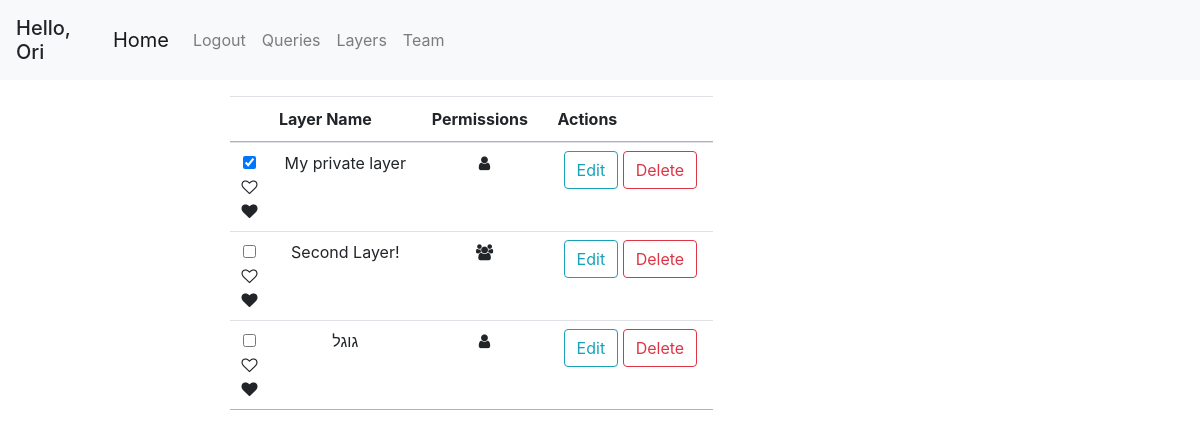
/layers (signed in), run on an earlier commit of the app's database.
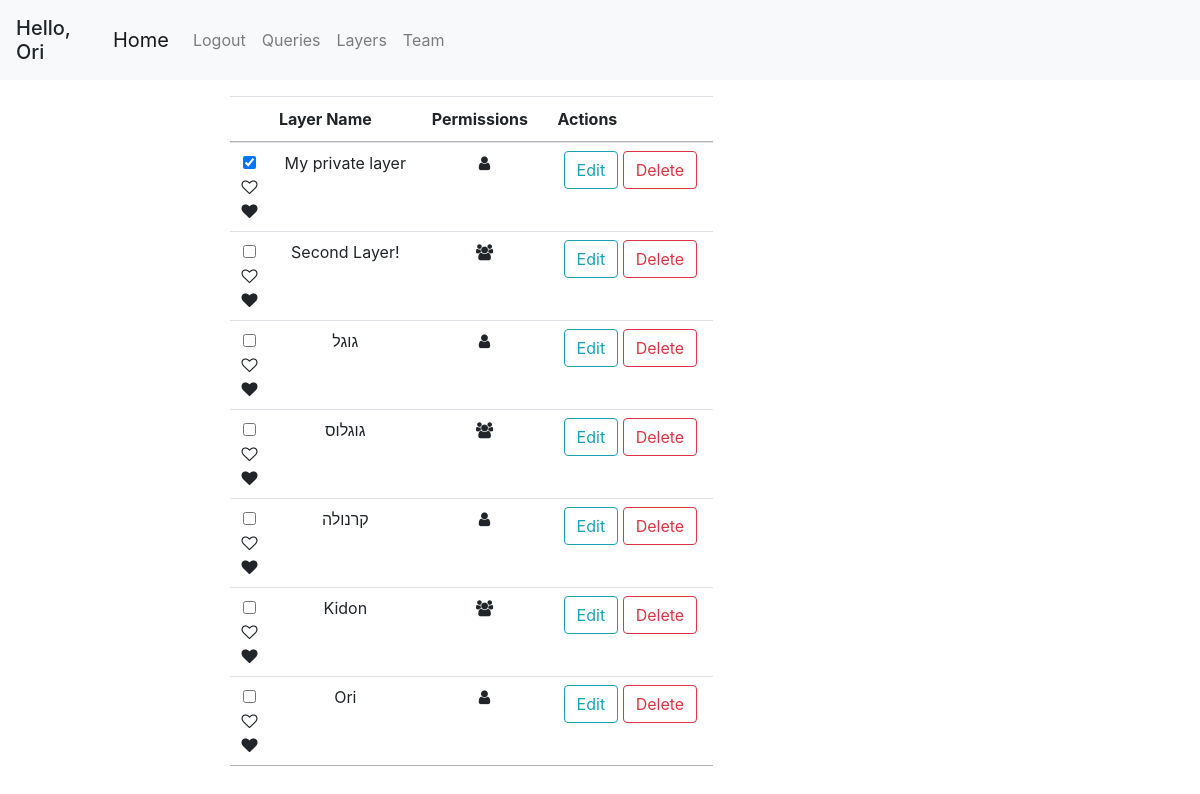
And on a later commit of the database.
### geoportal/models.py (models this page shows, shortened)
class User(db.Model, UserMixin):
    id = db.Column(db.Integer, primary_key=True)
    username = db.Column(db.String(20), unique=True, nullable=False)
    email = db.Column(db.String(120), unique=True, nullable=False)
    first_name = db.Column(db.String(20), nullable=False, default='')
    last_name = db.Column(db.String(20), nullable=False, default='')
    password = db.Column(db.String(60), nullable=False)
    team_id = db.Column(db.Integer, db.ForeignKey('team.id'))
    roles = db.relationship('Role', secondary='user_roles')
    layers = db.relationship('Layer', backref='user', lazy=True)
    queries = db.relationship('Query', backref='user', lazy=True)

class Layer(db.Model):
    id = db.Column(db.Integer, primary_key=True)
    name = db.Column(db.String(100), nullable=False)
    user_id = db.Column(db.Integer, db.ForeignKey('user.id'), nullable=False)
    default_color = db.Column(db.String(20), default='blue')
    only_user = db.Column(db.Boolean, default=True)
    only_team = db.Column(db.Boolean, default=False)
    public = db.Column(db.Boolean, default=False)
    points = db.relationship('Point', backref='layer', lazy=True)
    polygons = db.relationship('Polygon', backref='layer', lazy=True)

### geoportal/mapping/views.py (the view)
@mapping.route('/layers')
@login_required
def get_layers():
    layers = get_allowed_layers()
    return render_template('layers.html', layers=layers, marked_layers=get_favorite_layers())

### geoportal/mapping/utils.py (called while the page is built)
def marked_layers_first(layers):
    return sorted(layers, key=lambda layer: UserMarkedLayer.query.filter(and_(UserMarkedLayer.layer_id == layer.id, UserMarkedLayer.user_id == current_user.id)).first() is not None, reverse=True)

def get_allowed_layers():
    if current_user.is_authenticated:
        layers = Layer.query.all()
        authorized_layers = []
        for layer in layers:
            if (layer.only_team and User.query.get(layer.user_id).team_id == current_user.team_id) or layer.user_id == current_user.id:
                authorized_layers.append(layer)
        layers = authorized_layers
        layers = marked_layers_first(layers)
    else:
        layers = []
    return layers

def get_favorite_layers():
    if current_user.is_authenticated:
        marked_layers = db.session.query(UserMarkedLayer.layer_id).filter_by(user_id=current_user.id).all()
        return [layer[0] for layer in marked_layers]
    return []

### geoportal/models.py (called while the page is built)
@login_manager.user_loader
def load_user(user_id):
    return User.query.get(int(user_id))

### geoportal/templates/layers.html (shortened to what this page needs)
{% extends "base.html" %}
{% block content %}
<div class="col-md-8 mt-3">
    <table class="table table-hover table-condensed dataTable no-footer">
        <thead style="text-align: center">
            <tr>
                <th></th>
                <th>Layer Name</th>
                <th>Permissions</th>
                <th>Actions</th>
            </tr>
        </thead>
        <tbody style="text-align: center">
        {% for layer in layers %}
            <tr id="{{ layer.id }}">
                <td>
                    <div class="pretty p-icon p-toggle p-plain">
                        {% if layer.id in marked_layers %}
                        <input id="mark-{{ layer.id }}" data-name="y" type="checkbox" name="fav-layer-checkbox" class=""/>
                        {% else %}
                        <input id="mark-{{ layer.id }}" data-name="n" type="checkbox" name="fav-layer-checkbox" class=""/>
                        {% endif %}
                        <div class="state p-off">
                            <i class="icon fa fa-heart-o "></i>
                        </div>
                        <div class="state p-on p-info-o">
                            <i class="icon fa fa-heart"></i>
                        </div>
                    </div>
                </td>
                <td>{{ layer.name }}</td>
                <td>
                    {% if layer.only_user %}
                    <span data-name="only-user" class="fa fa-user"></span>
                    {% elif layer.only_team %}
                    <span data-name="share-team" class="fa fa-users"></span>
                    {% else %}
                    <span data-name="public" class="fa fa-globe"></span>
                    {% endif %}
                </td>
                <td>
                    <button class="btn btn-outline-info" onclick="editLayer({{ layer.id }})">Edit</button>
                    <button class="btn btn-outline-danger" onclick="deleteLayer({{ layer.id }})">Delete</button>
                </td>
            </tr>
        {% endfor %}
        </tbody>
    </table>
</div>
{% endblock content %}

### geoportal/templates/base.html (shortened to what this page needs)
<!DOCTYPE html>
<html lang="en">
<head>
    <link rel="stylesheet" href="/static/css/bootstrap.css"/>
    <link rel="stylesheet" href="/static/css/style.css"/>
    <link rel="stylesheet" href="https://unpkg.com/leaflet@1.6.0/dist/leaflet.css"
/>
    <link rel="stylesheet" href="https://cdnjs.cloudflare.com/ajax/libs/leaflet.draw/0.4.2/leaflet.draw.css"/>
    <link rel="stylesheet" href="//cdn.datatables.net/1.10.20/css/jquery.dataTables.min.css">
    <link rel="stylesheet" href="https://cdnjs.cloudflare.com/ajax/libs/font-awesome/4.7.0/css/font-awesome.min.css">
    <link rel="stylesheet" href="https://cdn.jsdelivr.net/npm/pretty-checkbox@3.0/dist/pretty-checkbox.min.css">
    <link rel="stylesheet" href="/static/css/leaflet.contextmenu.css">
</head>
<body>
    <header class="site-header">
        <nav class="navbar navbar-expand-lg navbar-fixed-top navbar-light bg-light">
            {% if current_user.is_authenticated %}
            <h5 class="mt-2">Hello, {{ current_user.first_name }}</h5>
            {% endif %}
            <div class="container">
                <a class="navbar-brand" href="{{ url_for('main.home') }}">Home</a>
                <div class="collapse navbar-collapse" id="navbarSupportedContent">
                    <ul class="navbar-nav mr-auto">
                        {% if current_user.is_authenticated %}
                            <li class="nav-item"><a class="nav-link" href="{{ url_for('users.logout') }}">Logout</a></li>
                            <li class="nav-item"><a class="nav-link" href="{{ url_for('queries.get_queries') }}">Queries</a></li>
                            <li class="nav-item"><a class="nav-link" href="{{ url_for('mapping.get_layers') }}">Layers</a></li>
                            {% if current_user.team_id %}
                                <li class="nav-item"><a class="nav-link" href="{{ url_for('users.team') }}">Team</a></li>
                            {% else %}
                                <li class="nav-item"><a class="nav-link" href="{{ url_for('users.new_team') }}">Create Team</a></li>
                            {% endif %}
                        {% else %}
                            <li class="nav-item"><a class="nav-link" href="{{ url_for('users.login') }}">Login</a></li>
                            <li class="nav-item"><a class="nav-link" href="{{ url_for('users.register') }}">Register</a></li>
                        {% endif %}
                    </ul>
                </div>
            </div>
        </nav>
    </header>
    <div class="container-fluid" id="content">
        <div class="row">
            <div class="col-md-3 col-lg-2 sidebar">
            </div>
            <div class="col-md-6 col-lg-8 main">
                {% block content %}{% endblock %}
            </div>
            <div class="col-md-3 col-lg-2 sidebar" id="right-sidebar">
            </div>
        </div>
    </div>
</body>
</html>

What changed in the data, as far as the page shows it:
added Layer: name "גוגלוס", only_user False (drawn)
added Layer: name "קרנולה", only_user True (drawn)
added Layer: name "Kidon", only_user False (drawn)
added Layer: name "Ori", only_user True (drawn)
